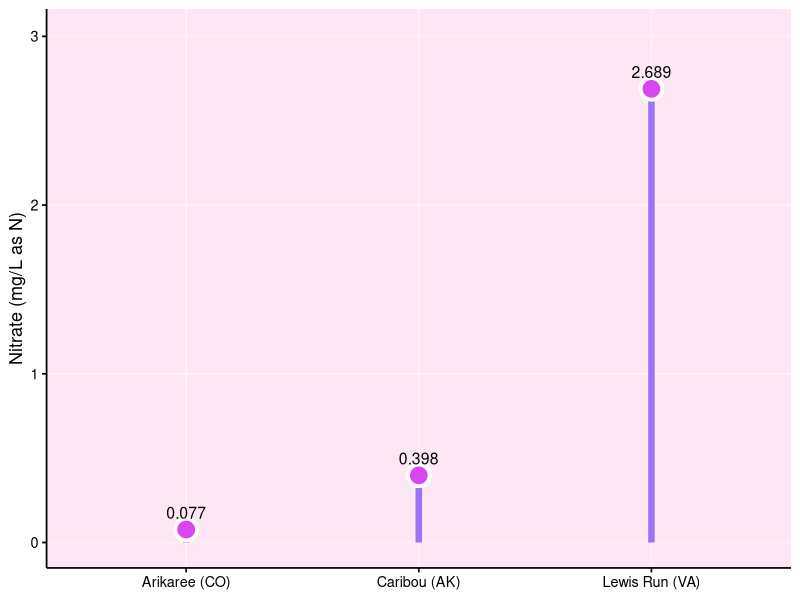

Reproduce this figure in R.
## ---- chunk 1
#| label: fig-nitrate
#| fig-cap: "Nitrate contrasts by site (median, mg/L as N)."
#| echo: false
library(ggplot2)


med <- data.frame(
  site = c("Arikaree (CO)","Caribou (AK)","Lewis Run (VA)"),
  nitrate_median_mgL = c(0.077, 0.398, 2.689)  
)

violet  <- "#8b5cf6"
fuchsia <- "#d946ef"

ggplot(med, aes(x = reorder(site, nitrate_median_mgL),
                y = nitrate_median_mgL)) +
  geom_segment(aes(xend = site, y = 0, yend = nitrate_median_mgL),
               linewidth = 2.2, colour = violet, alpha = .85) +
  geom_point(size = 6, colour = "white",
             fill = fuchsia, shape = 21, stroke = 2) +
  geom_text(aes(label = scales::number(nitrate_median_mgL, accuracy = 0.001)),
            vjust = -0.9, size = 4, colour = "#000") +
  coord_cartesian(ylim = c(0, max(med$nitrate_median_mgL) * 1.12)) +
  labs(x = NULL, y = "Nitrate (mg/L as N)") +
  theme_minimal(base_size = 13) +
  theme(
    panel.background = element_rect(fill = "#fde7f5", color = NA),
    plot.background  = element_rect(fill = "transparent", color = NA),
    panel.grid.major = element_line(color = "#ffffff66"),
    panel.grid.minor = element_blank(),
    axis.title       = element_text(color = "#000"),
    axis.text        = element_text(color = "#000"),
    axis.line        = element_line(color = "#000"),
    axis.ticks       = element_line(color = "#000")
  )


## ---- chunk 2
#| label: tbl-nitrate
#| tbl-cap: "Compact summary of site medians (mg/L as N), days measured, and share of total."
#| echo: false
#| message: false
#| warning: false
library(tibble)
library(dplyr)
library(scales)

violet <- "#8b5cf6"
blush  <- "#fde7f5"

tbl <- tibble(
  site          = c("Arikaree (CO)", "Caribou (AK)", "Lewis Run (VA)"),
  median_mgL    = c(0.077, 0.398, 2.689),   
  days_measured = c(120, 110, 118),
  pct_high_days = c(0.18, 0.05, 0.26)      
) |>
  mutate(share_of_total = median_mgL / sum(median_mgL)) |>
  transmute(
    Site = site,
    `Median (mg/L as N)` = number(median_mgL, accuracy = 0.001),
    `Days measured`       = days_measured,
    `High days`           = percent(pct_high_days, accuracy = 1),
    `Share of total`      = percent(share_of_total, accuracy = 1)
  )

if (requireNamespace("kableExtra", quietly = TRUE)) {
  knitr::kable(tbl, align = c("l","r","r","r","r")) |>
    kableExtra::kable_styling(full_width = FALSE, bootstrap_options = c("condensed","striped")) |>
    kableExtra::row_spec(0, background = blush, color = violet, bold = TRUE)
} else {
  knitr::kable(tbl, align = c("l","r","r","r","r"))
}
